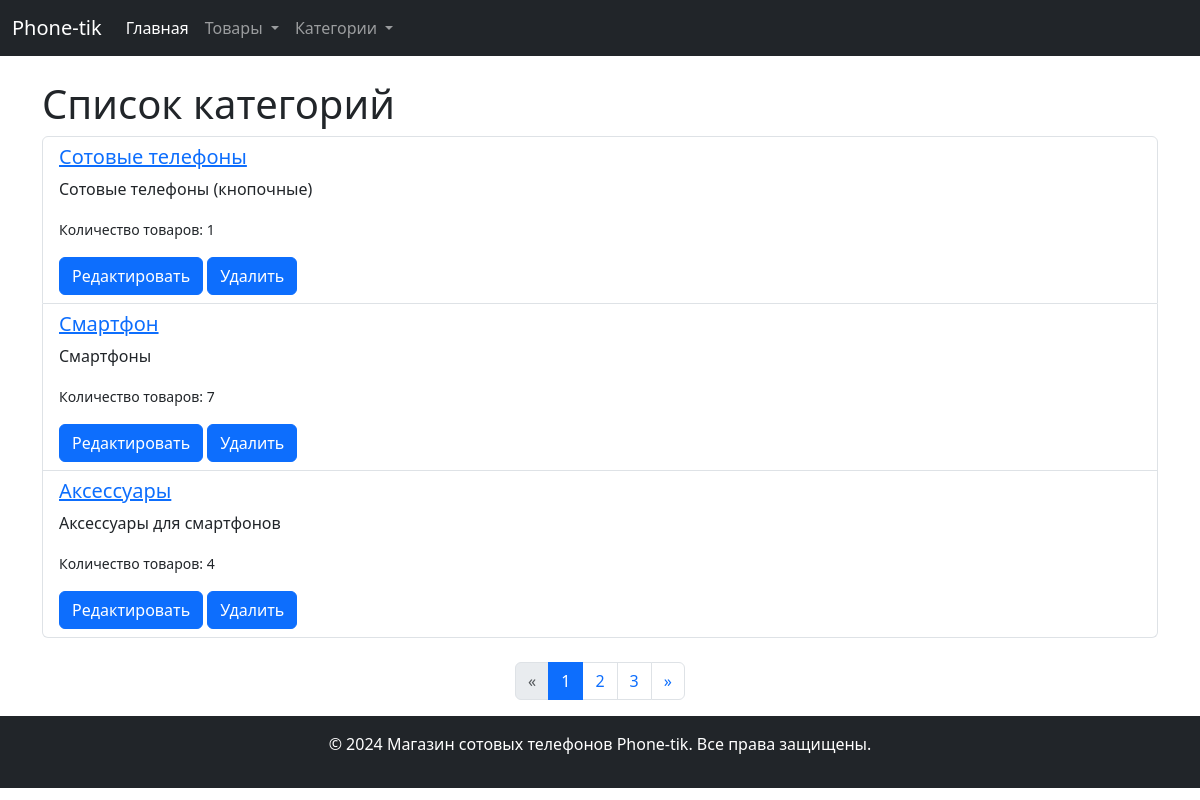
Page /categories/ on the committed database.
### store/models.py (models this page shows, shortened)
class Category(models.Model):
    name = models.CharField(max_length=100)
    description = models.TextField()

### store/views.py (the view)
# urls.py: path('categories/', views.CategoryListView.as_view(), name='category_list'),
class CategoryListView(ListView):
    model = Category
    template_name = 'store/category_list.html'
    context_object_name = 'categories'
    paginate_by = 3
    extra_context = {
        'title': 'Список категорий',
    }

### store/templates/store/category_list.html (shortened to what this page needs)
{% extends 'store/base.html' %}
    {% block content %}
        <h1>Список категорий</h1>
        <ul class="list-group">
            {% for category in categories %}
                <li class="list-group-item">
                    <a href="{% url 'category_detail' category.id %}"> <h5>{{ category.name }}</h5> </a>
                    <p>{{ category.description }}</p>
                    <small>Количество товаров: {{ category.products.count }} </small>
                    <a href="{% url 'edit_category' category.id %}" class="btn btn-primary">Редактировать</a>
                    <a href="{% url 'delete_category' category.id %}" class="btn btn-primary">Удалить</a>
                </li>
            {% empty %}
                <li class="list-group-item">Нет категорий</li>
            {% endfor %}
        </ul>
    {% if is_paginated %}
        <nav aria-label="Навигация по страницам">
            <ul class="pagination justify-content-center mt-4">
                {% if page_obj.has_previous %}
                    <li class="page-item">
                        <a class="page-link" href="?page={{ page_obj.previous_page_number }}" aria-label="Назад">
                            <span aria-hidden="true">&laquo;</span>
                        </a>
                    </li>
                {% else %}
                    <li class="page-item disabled">
                        <span class="page-link">&laquo;</span>
                    </li>
                {% endif %}
                {% for num in paginator.page_range %}
                    {% if num == page_obj.number %}
                        <li class="page-item active">
                            <span class="page-link">{{ num }}</span>
                        </li>
                    {% elif num > page_obj.number|add:'-4' and num < page_obj.number|add:'4' %}
                        <li class="page-item">
                            <a class="page-link" href="?page={{ num }}">{{ num }}</a>
                        </li>
                    {% endif %}
                {% endfor %}
                {% if page_obj.has_next %}
                    <li class="page-item">
                        <a class="page-link" href="?page={{ page_obj.next_page_number }}" aria-label="Вперёд">
                            <span aria-hidden="true">&raquo;</span>
                        </a>
                    </li>
                {% else %}
                    <li class="page-item disabled">
                        <span class="page-link">&raquo;</span>
                    </li>
                {% endif %}
            </ul>
        </nav>
    {% endif %}
{% endblock %}

### rows in the picture
Category: name "Сотовые телефоны", description "Сотовые телефоны (кнопочные)", products.count "1"
Category: name "Смартфон", description "Смартфоны", products.count "7"
Category: name "Аксессуары", description "Аксессуары для смартфонов", products.count "4"

### other values in the picture
{{ num }} "1"
{{ num }} "2" "3"
